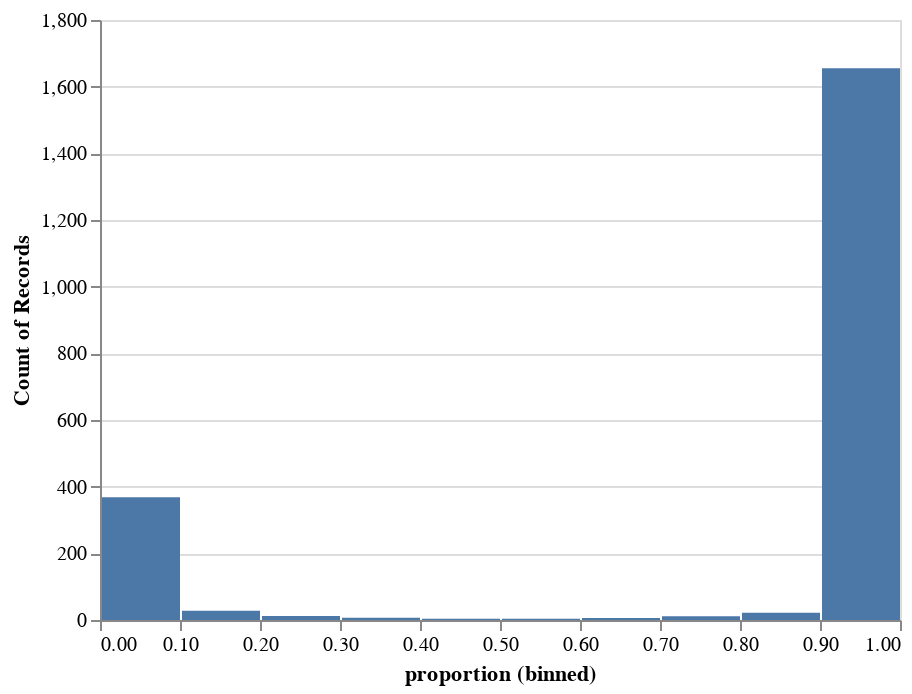

Notebook source saved alongside this figure:
### Markdown cell above
If we chart the proportions, we see them bunched up at either end of the scale. So there are lots of languages detected in only a small proportion of articles.

### Code cell
alt.Chart(df).mark_bar().encode(x=alt.X("proportion:Q", bin=True), y="count():Q")

### Figure 1 — Vega-Lite specification as saved in the notebook (floating-point values rounded to 4 significant figures; data arrays with more than 128 entries replaced by an {"elided": "..."} marker saying what was removed)
{"config": {"view": {"continuousWidth": 400, "continuousHeight": 300}}, "data": {"name": "data-e44238567f4d2ed888e8b783b8c178ce"}, "mark": "bar", "encoding": {"x": {"bin": true, "field": "proportion", "type": "quantitative"}, "y": {"aggregate": "count", "type": "quantitative"}}, "$schema": "https://vega.github.io/schema/vega-lite/v4.17.0.json", "datasets": {"data-e44238567f4d2ed888e8b783b8c178ce": {"elided": "2117 records"}}}
